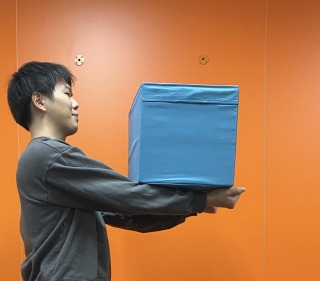
#> input picture ImgGeo/Object/test.jpg, 320 x 281 px
$ python -i get_object.py   (imports and definitions only)
#> lines starting #> are read from the running program, lines starting #| are printed output that depends on the picture; after the words box and inside, x2 and y2 are one past the last pixel; in counts of white or black regions, pixels touching at a corner belong together
#> further down, picture is the input picture: shape (281, 320, 3); mean B, G, R 84.8, 118.8, 167.8
#> in Extract_object, `hsv_image = cv2.cvtColor(brg_image, cv2.COLOR_BGR2HSV_FULL)`: hsv_image: shape (281, 320, 3); mean H, S, V 52.8, 137.2, 181.1
import cv2
import numpy as np
from sklearn.cluster import KMeans
import collections


# hsv画像からスーパーピクセルを求める(各ピクセルごとに何かしらのラベルが割り振られる)
def super_pixel(hsv_image):
    # スーパーピクセルを作成
    algorithm = cv2.ximgproc.SLIC
    region_size = 20
    ruler = 30

    slic = cv2.ximgproc.createSuperpixelSLIC(image=hsv_image, algorithm=algorithm, region_size=region_size, ruler=float(ruler))

    # スーパーピクセルを計算
    min_element_size = 10
    num_iterations = 4

    slic.iterate(num_iterations)
    slic.enforceLabelConnectivity(min_element_size)

    # スーパーピクセルのラベルを取得
    label = slic.getLabels()
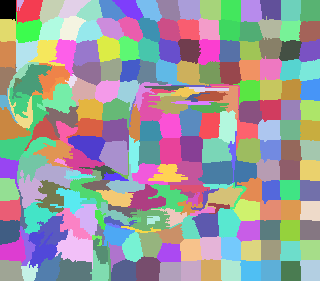
#> label: shape (281, 320) int32; 241 distinct labels, from 0 to 240; one colour per label, 0 black

    # スーパーピクセルの境界をbrg画像上に表示する（可視化部分）
    brg_image = cv2.cvtColor(hsv_image, cv2.COLOR_HSV2BGR_FULL)
    result = brg_image.copy()

    # 保存したいなら
    '''
    contour_mask = slic.getLabelContourMask(False)

    result[0 < contour_mask] = (0, 255, 255)
    cv2.imwrite('result/super_pixel_edge.jpg', result)
    '''

    return label


# スーパーピクセルをクラスタリングする(各ピクセルごとに何かしらのラベルが割り振られる)
def clustering(label, hsv_image):
    # 各スーパーピクセルの平均値を入れるリスト
    clustering_in = []

    # スーパーピクセルの各要素を平均値で置き換える
    mean_image = hsv_image.copy()

    for id in np.unique(label):
        target = np.where(label == id)

        h = [hsv_image[h, w, 0] for h, w in zip(target[0], target[1])]
        s = [hsv_image[h, w, 1] for h, w in zip(target[0], target[1])]
        v = [hsv_image[h, w, 2] for h, w in zip(target[0], target[1])]

        h_mean = np.mean(h)
        s_mean = np.mean(s)
        v_mean = np.mean(v)

        clustering_in.append([h_mean, s_mean, v_mean])

        # スーパーピクセルごとに平均値で置き換える
        for h, w in zip(target[0], target[1]):
            mean_image[h, w, 0] = h_mean
            mean_image[h, w, 1] = s_mean
            mean_image[h, w, 2] = v_mean
#> this loop made 241 passes
#> (target, h_mean, s_mean, v_mean) on passes 1 to 3: (307 positions, rows 0 to 20, columns 0 to 15, 16.28, 191, 178.4), (470 positions, rows 0 to 23, columns 16 to 42, 16.04, 174.2, 183.1), (49 positions, rows 0 to 10, columns 17 to 23, 16.18, 183.2, 172.5)
#> mean_image: shape (281, 320, 3); mean H, S, V 52.3, 136.7, 180.6
#> after the loop, clustering_in = 241 items, first 6: [16.28, 191, 178.4], [16.04, 174.2, 183.1], [16.18, 183.2, 172.5], [14.99, 155.8, 186.2], [14.37, 137.2, 190.2], [13.82, 118.5, 198.6]

    # 平均値で置き換えたスーパーピクセルをbrg画像上に表示する（可視化部分）
    brg_image = cv2.cvtColor(mean_image, cv2.COLOR_HSV2BGR_FULL)
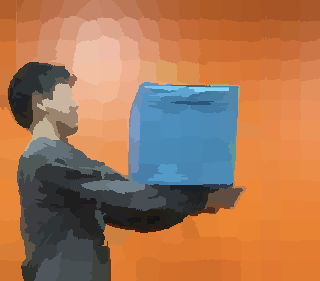
#> brg_image: shape (281, 320, 3); mean B, G, R 85, 118.1, 167.3
    # 保存したいなら
    '''
    cv2.imwrite('result/super_pixel_mean.jpg', brg_image)
    '''

    # clustering_in(各スーパーピクセルの平均[h,s,v])を使ってクラスタリング
    clustering_in = np.array(clustering_in)
#> clustering_in = 241 rows, first 8: [16.28, 191, 178.4], [16.04, 174.2, 183.1], [16.18, 183.2, 172.5], [14.99, 155.8, 186.2], [14.37, 137.2, 190.2], [13.82, 118.5, 198.6], [13.75, 122.4, 195.2], [14.05, 139.3, 188.6]
    kmeans_result = KMeans(n_clusters=4, random_state=0).fit_predict(clustering_in)
#> kmeans_result = 241 values, max 3 at index 59, min 0 at index 75, mean 1.68

    # スーパーピクセルのラベルをkmeansのラベルで置き換える
    clustering_label = cv2.cvtColor(brg_image, cv2.COLOR_RGB2GRAY)
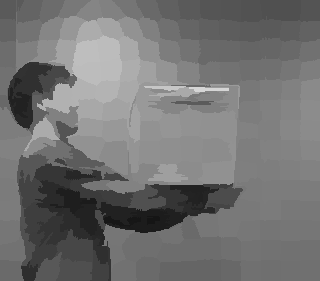
#> clustering_label: shape (281, 320); min 21, max 213, mean 113.8

    for i, id in enumerate(np.unique(label)):
        target = np.where(label == id)

        # ピクセルごとにクラスタidを割り振る
        for h, w in zip(target[0], target[1]):
            clustering_label[h, w] = kmeans_result[i]*50   # !!!!!!!!!!!!!!!!!!!!!!!!!!!!!!!!!!!!!!!!!!!!
#> this loop made 241 passes
#> target on passes 1 to 3: 307 positions, rows 0 to 20, columns 0 to 15, 470 positions, rows 0 to 23, columns 16 to 42, 49 positions, rows 0 to 10, columns 17 to 23
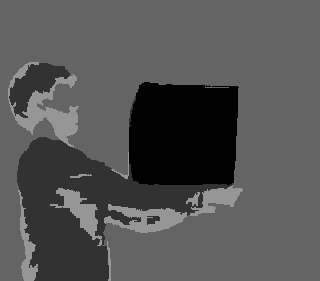
#> clustering_label: shape (281, 320); min 0, max 150, mean 83.6

    # 保存したいなら
    '''
    cv2.imwrite('result/kmeans.jpg', clustering_label)
    '''

    return clustering_label


def cluster_to_object(label):
    # 中心を1/2サイズで切り抜く
    half_label = label[int(label.shape[0]*1/4):int(label.shape[0]*3/4),int(label.shape[1]*1/4):int(label.shape[1]*3/4)]
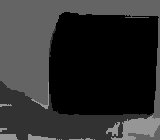
#> half_label: shape (140, 160); min 0, max 150, mean 47.1

    # 各クラスタ番号が何個あるか調べる
    label_1d = label.flatten()
    label_count = collections.Counter(label_1d)
#> label_count = {100: 59404, 150: 5758, 50: 14354, 0: 10404}

    half_label_1d = half_label.flatten()
    half_label_count = collections.Counter(half_label_1d)
#> half_label_count = {100: 7010, 0: 10404, 50: 3928, 150: 1058}

    # 増加率が大きいクラスタ番号を取得する
    tmp = -1
    for key in half_label_count:
        if (half_label_count[key]/len(half_label_1d)-label_count[key]/len(label_1d)) > tmp:
            object_id = key
            tmp = (half_label_count[key]/len(half_label_1d)-label_count[key]/len(label_1d))
#> this loop made 4 passes
#> (key, object_id, tmp) on passes 1 to 2: (100, 100, -0.348), (0, 0, 0.349)
#> key on passes 3 to 4: 50, 150
#> after the loop, object_id = 0; tmp = 0.349

    object_label = np.where(label == object_id, 1, 0)   # 50→1に変えた
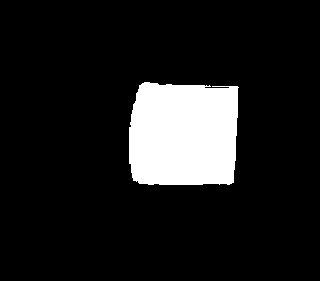
#> object_label: shape (281, 320) int64; values 0 (black) and 1 (white), 11.6% white; 1 white region, box (x1, y1, x2, y2) and area: (129, 82, 239, 185) 10404
    # 保存したいなら
    '''
    cv2.imwrite('result/object_id.jpg', object_label)
    '''

    return object_label


def Extract_object(brg_image):
    # hsv画像を用意する
    hsv_image = cv2.cvtColor(brg_image, cv2.COLOR_BGR2HSV_FULL)  # BGR-HSV変換

    # hsv画像をスーパーピクセルにする
    super_pixel_label = super_pixel(hsv_image)

    # スーパーピクセルをクラスタリングする
    clustering_label = clustering(super_pixel_label, hsv_image)

    # 物体を抽出する
    object_label = cluster_to_object(clustering_label)

    return object_label


'''
# hsv画像を用意する
brg_image = cv2.imread('test.jpg')
hsv_image = cv2.cvtColor(brg_image, cv2.COLOR_BGR2HSV_FULL)  # BGR-HSV変換

# hsv画像をスーパーピクセルにする
super_pixel_label = super_pixel(hsv_image)

# スーパーピクセルをクラスタリングする
clustering_label = clustering(super_pixel_label, hsv_image)

# 物体を抽出する
object_label = cluster_to_object(clustering_label)
'''

# !!!!!!!!!!!!!!!!!!!!!!!!!!!!!!!!!!!!!!!!!!!!!!!!!!!!!!!!!!!!!!!!!!!!!!!
# ラベルと可視化に使う行列は分けた方が良い(→def clustering と def Extract_object)

>>> import cv2
>>> picture = cv2.imread('test.jpg')
>>> result = Extract_object(picture)
